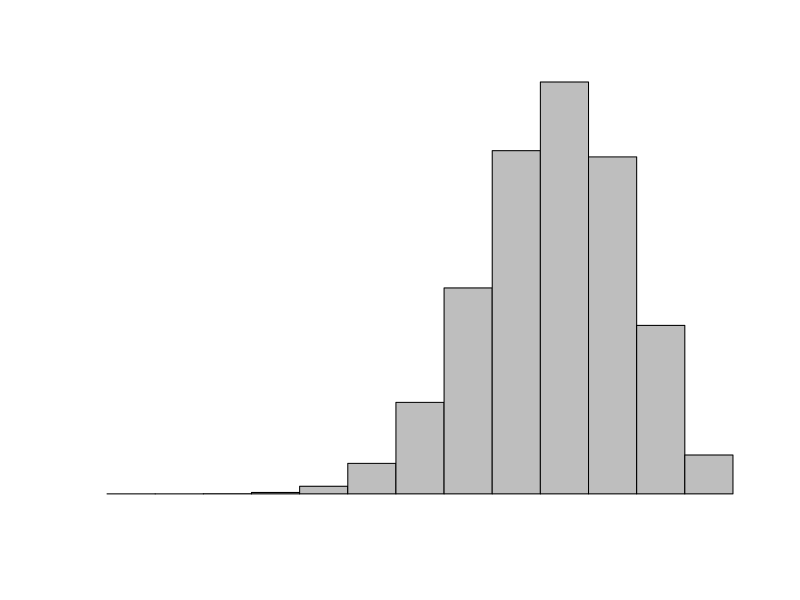

R code for this plot: (Note: this script raises an error after producing the figure.)
# probability of flipping heads 3 times in 5 flips
dbinom(3, 5, 0.5)
# probability of flipping heads 5 times in a row
dbinom(5, 5, 0.5)
# ... 100 times
dbinom(100, 100, 0.5)

# 16.1
stations = 13
p = 0.75

barplot(dbinom(x = 1:stations, size = stations, prob = p),
        names.arg = 0:stations, space = 0,
        xlab = "x", ylab = "Pr(X = x)")

dbinom(x = 13, size = stations, prob = p)

1 - pbinom(q = 9, size = stations, prob = p)

sum(dbinom(8:11, stations, p))
pbinom(11, stations, p) - pbinom(7, stations, p)

pbinom(8, stations, p)

visits <- rbinom(10, stations, p)

# probability of n successes
mu.X <- stations * p

# variance of n successes
sigma.X <- sqrt(mu.X * (1 - p))